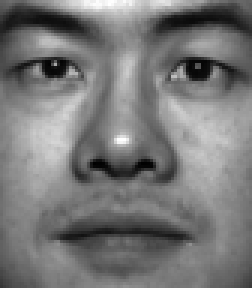
#> input picture CV1_assignment2/data/yale_faces/yaleBs02/02.pgm, 84 x 96 px, given in place of a1p4.png, which was not available (shown 3 times larger)
$ python main.py
#> lines starting #> are read from the running program, lines starting #| are printed output that depends on the picture; after the words box and inside, x2 and y2 are one past the last pixel; in counts of white or black regions, pixels touching at a corner belong together; pictures that were not available may be replaced by others from this repository, and a replacement may not be noted
#> in problem4, img is the input picture: shape (96, 84); min 1, max 255, mean 120
### CV1_assignment1/problem4_Loesung.py
import math
import numpy as np
from scipy import ndimage


def gauss2d(sigma, fsize):
    """
  Args:
    sigma: width of the Gaussian filter
    fsize: dimensions of the filter

  Returns:
    g: *normalized* Gaussian filter
  """

    #
    # You code here
    #

    # l2-cameras_filtering Seite 60

    m, n = fsize[0], fsize[1]
    # Just make matrixes
    x = np.arange(-m / 2 + 0.5, m / 2)
    y = np.arange(-n / 2 + 0.5, n / 2)
    # https://numpy.org/doc/stable/reference/generated/numpy.meshgrid.html
    # Expand rank
    X, Y = np.meshgrid(x, y, sparse=True)
    g = np.exp(-(X ** 2 + Y ** 2) / (2 * sigma ** 2))
    # Normalization
    return g / np.sum(g)


def createfilters():
    """
  Returns:
    fx, fy: filters as described in the problem assignment
  """

    #
    # You code here
    #

    # l3-edges_pyramids Seite 33/35
    dx = np.expand_dims(np.array([0.5, 0, -0.5]), 0)
    gy = gauss2d(0.9, [1, 3])
    fx = gy * dx
    fy = fx.T
    return fx, fy


def filterimage(I, fx, fy):
    """ Filter the image with the filters fx, fy.
  You may use the ndimage.convolve scipy-function.

  Args:
    I: a (H,W) numpy array storing image data
    fx, fy: filters

  Returns:
    Ix, Iy: images filtered by fx and fy respectively
  """

    #
    # You code here
    #
    Ix = ndimage.convolve(I, fx)
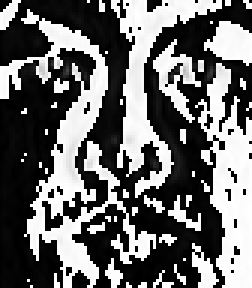
#> Ix: shape (96, 84) (shown 3 times larger); min 0, max 255, mean 106.7
    Iy = ndimage.convolve(I, fy)
    return Ix, Iy


def detectedges(Ix, Iy, thr):
    """ Detects edges by applying a threshold on the image gradient magnitude.

  Args:
    Ix, Iy: filtered images
    thr: the threshold value

  Returns:
    edges: (H,W) array that contains the magnitude of the image gradient at edges and 0 otherwise
  """
#> called with thr = 0.1

    #
    # You code here
    #

    # l3-edges_pyramids Seite 47
    edges = np.sqrt(Ix ** 2 + Iy ** 2)
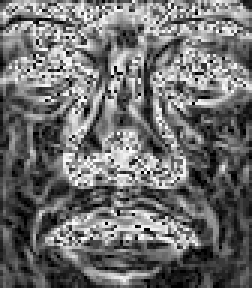
#> edges: shape (96, 84) float16 (shown 3 times larger); min 0, max 15.91, mean 6.94; drawn with min black and max white
    edges[edges < thr] = 0
    return edges


def nonmaxsupp(edges, Ix, Iy):
    """ Performs non-maximum suppression on an edge map.

  Args:
    edges: edge map containing the magnitude of the image gradient at edges and 0 otherwise
    Ix, Iy: filtered images

  Returns:
    edges2: edge map where non-maximum edges are suppressed
  """

    # Store result here
    edges2 = np.ones_like(edges)

    # Expand by one pixel
    padedges = np.pad(edges, 1)
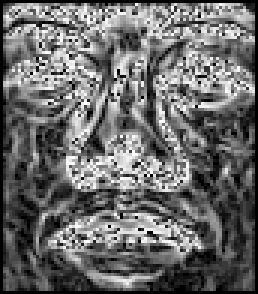
#> padedges: shape (98, 86) float16 (shown 3 times larger); min 0, max 15.91, mean 6.64; drawn with min black and max white

    # Edge orientation in [-90, 90]
    orientation = np.arctan(Iy / (Ix + 1e-24))
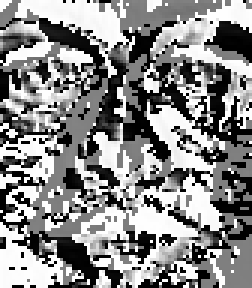
#> orientation: shape (96, 84) float64 (shown 3 times larger); min 0, max 1.57, mean 0.852; drawn with min black and max white

    # Store indices
    r = edges.shape[0]
#> r = 96
    c = edges.shape[1]
#> c = 84

    # Suppress non-maxima in 4 directions
    pi8 = math.pi / 8

    # handle top-to-bottom edges: theta in [-90, -67.5] or (67.5, 90]

    # You code here
    is_theta = np.logical_or((orientation <= -3 * pi8), (orientation > 3 * pi8))
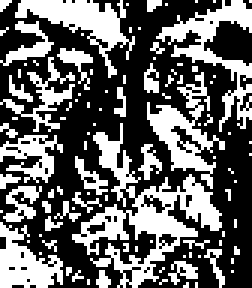
#> is_theta: shape (96, 84) bool (shown 3 times larger); 39.7% white; 100 white regions (79 under 20 px), largest, box (x1, y1, x2, y2) and area: (24, 41, 74, 96) 776, (52, 0, 84, 44) 383, (5, 0, 45, 26) 344
    is_nonmax = (padedges[1:r + 1, 1:c + 1] < np.maximum(padedges[0:r, 1:c + 1], padedges[2:r + 2, 1:c + 1]))
#> is_nonmax: shape (96, 84) bool; 71.2% white; black in thin lines or dots
    edges2[np.logical_and(is_theta, is_nonmax)] = 0

    # handle left-to-right edges: theta in (-22.5, 22.5]

    # You code here
    is_theta = np.logical_or((orientation > -pi8), (orientation <= pi8))
#> is_theta: shape (96, 84) bool; every value is 1
    is_nonmax = (padedges[1:r + 1, 1:c + 1] < np.maximum(padedges[1:r + 1, 0:c], padedges[1:r + 1, 2:c + 2]))
#> is_nonmax: shape (96, 84) bool; 72.5% white; black in thin lines or dots
    edges2[np.logical_and(is_theta, is_nonmax)] = 0

    # handle bottomleft-to-topright edges: theta in (22.5, 67.5]

    # Your code here
    is_theta = np.logical_or((orientation > pi8), (orientation <= 3 * pi8))
    is_nonmax = (padedges[1:r + 1, 1:c + 1] < np.maximum(padedges[0:r, 0:c], padedges[2:r + 2, 2:c + 2]))
#> is_nonmax: shape (96, 84) bool; 69.5% white; black in thin lines or dots
    edges2[np.logical_and(is_theta, is_nonmax)] = 0

    # handle topleft-to-bottomright edges: theta in [-67.5, -22.5]

    # Your code here
    is_theta = np.logical_or((orientation > -3 * pi8), (orientation <= -pi8))
    is_nonmax = (padedges[1:r + 1, 1:c + 1] < np.maximum(padedges[2:r + 2, 0:c], padedges[0:r, 2:c + 2]))
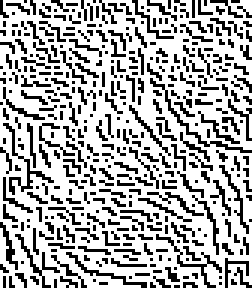
#> is_nonmax: shape (96, 84) bool (shown 3 times larger); 68.6% white; black in thin lines or dots
    edges2[np.logical_and(is_theta, is_nonmax)] = 0

    return edges2 * edges

### CV1_assignment1/main.py
import numpy as np
import matplotlib.pyplot as plt
from PIL import Image

def load_image(path):
    return plt.imread(path)

def load_image2(path):
    return np.array(Image.open(path))

#
# Problem 1: Getting to know Python
#
from problem1_Loesung import *

# [15 lines left out: function problem1, not called in this run]


# #
# # Problem 2: Bayer Interpolation
#
from problem2_Loesung import *

# [16 lines left out: function problem2, not called in this run]


# #
# # Problem 3: Projective Transformation
#
from problem3_Loesung import *

# [53 lines left out: function problem3, not called in this run]


# #
# # Problem 4: Image filtering and edge detection
# #
from problem4_Loesung import *

def problem4():
    """Example code implementing the steps in Problem 4"""

    # load image
    img = plt.imread("data/a1p4.png")

    # create filters
    fx, fy = createfilters()

    # filter image
    imgx, imgy = filterimage(img, fx, fy)

    # show filter results
    fig = plt.figure()
    ax1 = fig.add_subplot(121)
    ax1.imshow(imgx, "gray", interpolation="none")
    ax1.set_title("x derivative")
    ax1.axis("off")
    ax2 = plt.subplot(122)
    ax2.imshow(imgy, "gray", interpolation="none")
    ax2.set_title("y derivative")
    ax2.axis("off")

    # show gradient magnitude
    plt.figure()
    plt.imshow(np.sqrt(imgx**2 + imgy**2), "gray", interpolation="none")
    plt.axis("off")
    plt.title("Derivative magnitude")

    # threshold derivative
    threshold = 0.1
    edges = detectedges(imgx,imgy,threshold)
    plt.figure(figsize=(12,12))
    plt.imshow(edges > 0, "gray", interpolation="none")
    plt.axis("off")
    plt.title("Binary edges")

    # non maximum suppression
    edges2 = nonmaxsupp(edges,imgx,imgy)
    plt.figure(figsize=(12,12))
    plt.imshow(edges2 > 0, "gray", interpolation="none")
    plt.axis("off")
    plt.title("Non-maximum suppression")

    plt.show()
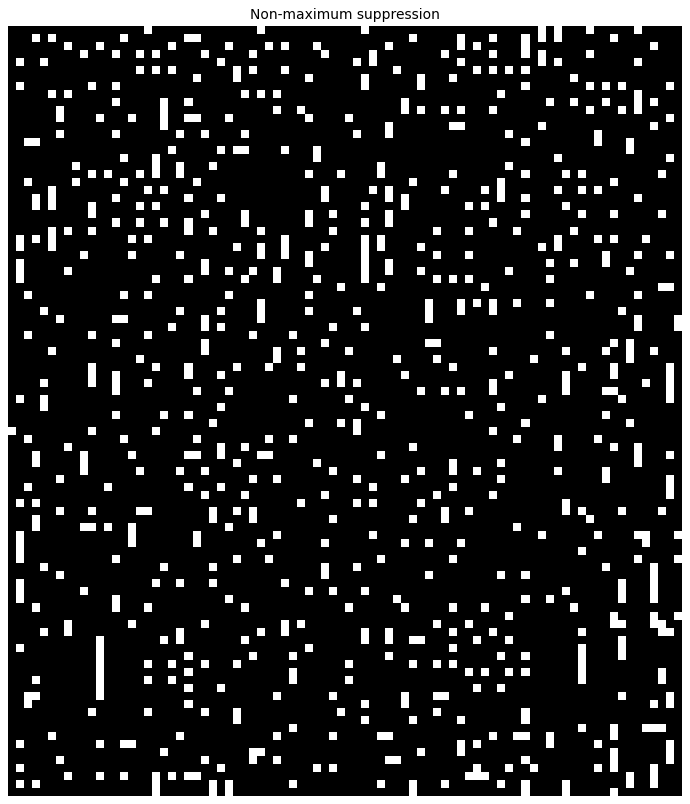
#> figure drawn by matplotlib, 1 panel


if __name__ == "__main__":
    # problem1()
    # problem2()
    # problem3()
    problem4()

$ run again, on CV1_assignment2/data/yale_faces/yaleBs26/08.pgm
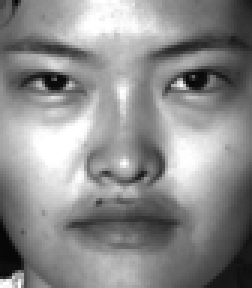
#> input picture CV1_assignment2/data/yale_faces/yaleBs26/08.pgm, 84 x 96 px, given in place of a1p4.png, which was not available (shown 3 times larger)
#> in problem4, img is the input picture: shape (96, 84); min 6, max 255, mean 140
#> in nonmaxsupp, `is_theta = np.logical_or((orientation <= -3 * pi8), (orientation > 3 *..`:
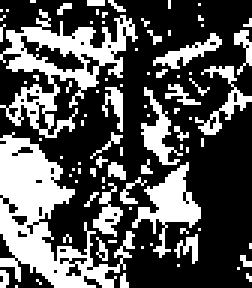
#> is_theta: shape (96, 84) bool (shown 3 times larger); 34.1% white; 87 white regions (74 under 20 px), largest, box (x1, y1, x2, y2) and area: (0, 44, 45, 96) 929, (0, 3, 46, 46) 657, (44, 54, 67, 86) 263
#> in problem4, `plt.show()`:
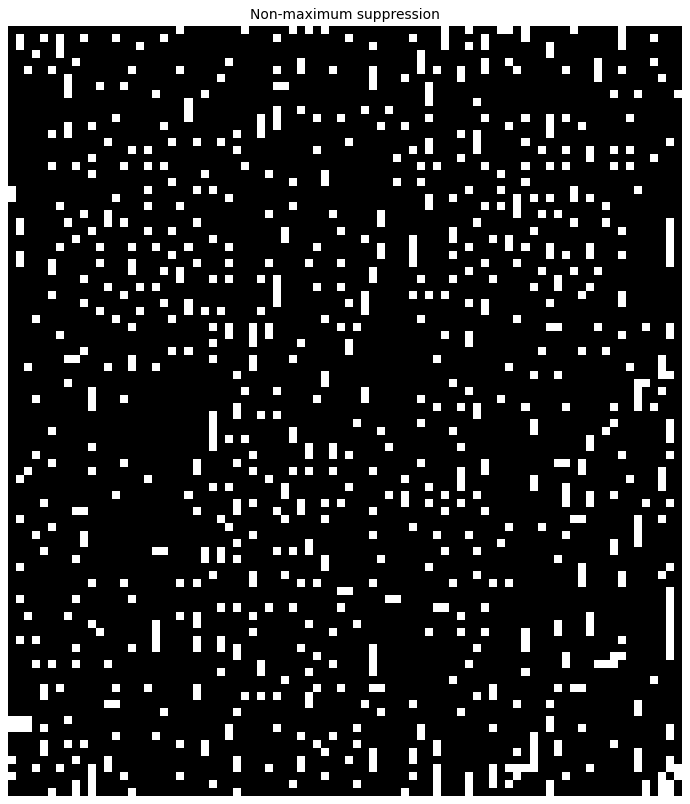
#> figure drawn by matplotlib, 1 panel
